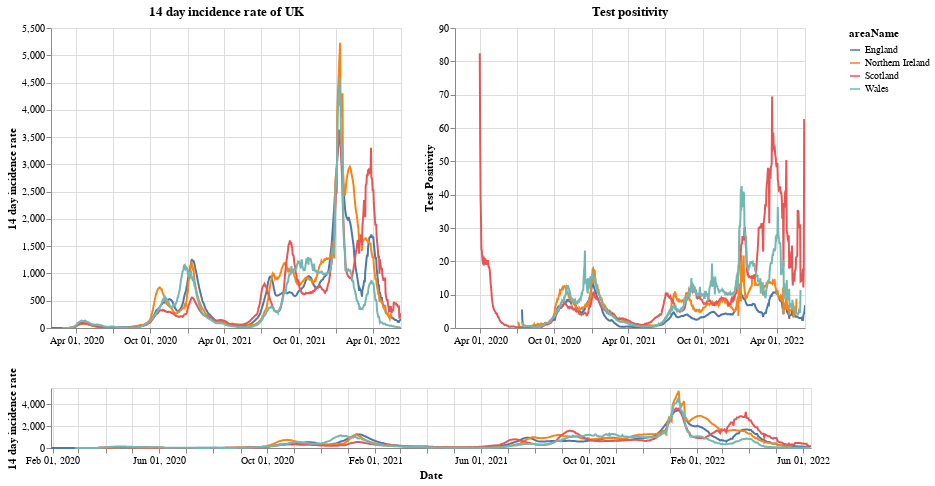

Source (notebook cell):
### Markdown cell above
# Plots

First a plot with each country in the UK. The top right shows the positivity rate for (which is the percentage of registered tests which were positive) while the top left is the 14 day incidence rate. The bottom chart can be used to select the timeframe (does not work on a mobile device).

### Code cell
#collapse
brush = alt.selection(type='interval', name='DateBrush',encodings=['x'],fields=['Time'])
leg_selection = alt.selection_multi(fields=['areaName'], bind='legend')

base = alt.Chart(uk_cases).mark_line().encode(
    x=alt.X("yearmonthdate(date):T", axis=alt.Axis(title='Date')),
    y=alt.Y("twoWeeklyCasesRate:Q", axis=alt.Axis(title='14 day incidence rate')),
    tooltip=['areaName', 'date','twoWeeklyCasesRate', 'testPositivity'],
    color='areaName',
    opacity=alt.condition(leg_selection, alt.value(2), alt.value(0.1))
).add_selection(leg_selection).properties(width=350)

upper = base.encode(alt.X('yearmonthdate(date):T', axis=alt.Axis(title=''),
                         scale=alt.Scale(domain=brush))
                   ).properties(title=f'14 day incidence rate of UK')
upper_right = upper.encode(alt.Y('testPositivity:Q', axis=alt.Axis(title='Test Positivity'))).properties(title='Test positivity')
lower = base.properties(height=60, width = 760).add_selection(brush)

(upper | upper_right) & lower

### Figure 1 — Vega-Lite specification as saved in the notebook (floating-point values rounded to 4 significant figures; data arrays with more than 128 entries replaced by an {"elided": "..."} marker saying what was removed)
{"config": {"view": {"continuousWidth": 400, "continuousHeight": 300}}, "vconcat": [{"hconcat": [{"mark": "line", "encoding": {"color": {"type": "nominal", "field": "areaName"}, "opacity": {"condition": {"value": 2, "selection": "selector001"}, "value": 0.1}, "tooltip": [{"type": "nominal", "field": "areaName"}, {"type": "temporal", "field": "date"}, {"type": "quantitative", "field": "twoWeeklyCasesRate"}, {"type": "quantitative", "field": "testPositivity"}], "x": {"type": "temporal", "axis": {"title": ""}, "field": "date", "scale": {"domain": {"selection": "DateBrush"}}, "timeUnit": "yearmonthdate"}, "y": {"type": "quantitative", "axis": {"title": "14 day incidence rate"}, "field": "twoWeeklyCasesRate"}}, "selection": {"selector001": {"type": "multi", "fields": ["areaName"], "bind": "legend"}}, "title": "14 day incidence rate of UK", "width": 350}, {"mark": "line", "encoding": {"color": {"type": "nominal", "field": "areaName"}, "opacity": {"condition": {"value": 2, "selection": "selector001"}, "value": 0.1}, "tooltip": [{"type": "nominal", "field": "areaName"}, {"type": "temporal", "field": "date"}, {"type": "quantitative", "field": "twoWeeklyCasesRate"}, {"type": "quantitative", "field": "testPositivity"}], "x": {"type": "temporal", "axis": {"title": ""}, "field": "date", "scale": {"domain": {"selection": "DateBrush"}}, "timeUnit": "yearmonthdate"}, "y": {"type": "quantitative", "axis": {"title": "Test Positivity"}, "field": "testPositivity"}}, "selection": {"selector001": {"type": "multi", "fields": ["areaName"], "bind": "legend"}}, "title": "Test positivity", "width": 350}]}, {"mark": "line", "encoding": {"color": {"type": "nominal", "field": "areaName"}, "opacity": {"condition": {"value": 2, "selection": "selector001"}, "value": 0.1}, "tooltip": [{"type": "nominal", "field": "areaName"}, {"type": "temporal", "field": "date"}, {"type": "quantitative", "field": "twoWeeklyCasesRate"}, {"type": "quantitative", "field": "testPositivity"}], "x": {"type": "temporal", "axis": {"title": "Date"}, "field": "date", "timeUnit": "yearmonthdate"}, "y": {"type": "quantitative", "axis": {"title": "14 day incidence rate"}, "field": "twoWeeklyCasesRate"}}, "height": 60, "selection": {"selector001": {"type": "multi", "fields": ["areaName"], "bind": "legend"}, "DateBrush": {"type": "interval", "encodings": ["x"], "fields": ["Time"]}}, "width": 760}], "data": {"name": "data-57bca0eccb85f3c4f6c532954fe9f175"}, "$schema": "https://vega.github.io/schema/vega-lite/v4.8.1.json", "datasets": {"data-57bca0eccb85f3c4f6c532954fe9f175": {"elided": "3344 records"}}}
